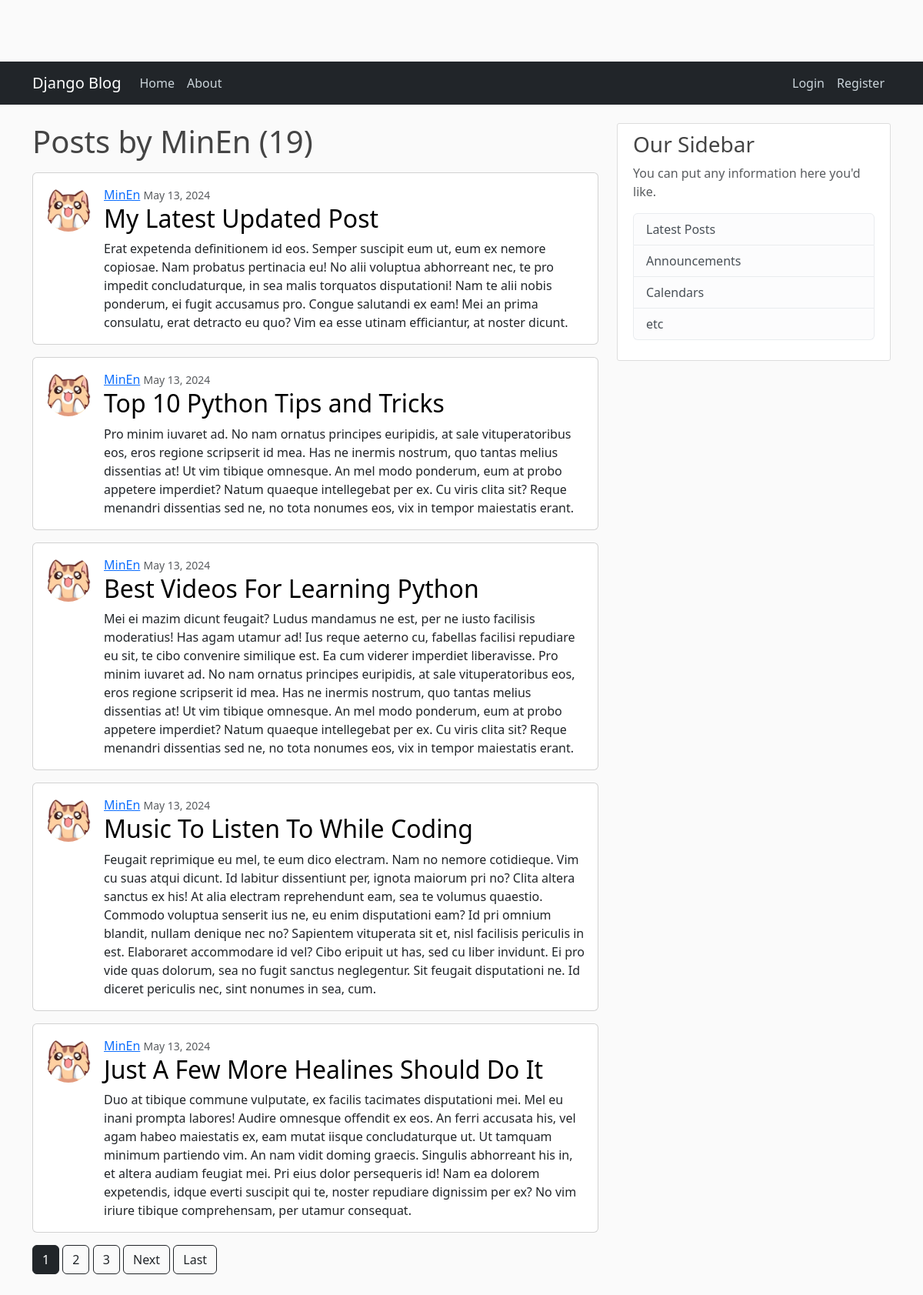
Page /user/MinEn on the committed database.
### blog/models.py (models this page shows, shortened)
class Post(models.Model):
  title = models.CharField(max_length=100)
  content = models.TextField()
  date_posted = models.DateTimeField(default=timezone.now)
  author = models.ForeignKey(User, on_delete=models.CASCADE) # If a user is deleted, delete all their posts

### users/models.py (models this page shows, shortened)
class Profile(models.Model):
  user = models.OneToOneField(User, on_delete=models.CASCADE)
  image = models.ImageField(default='default.jpg', upload_to='profile_pics')

### blog/views.py (the view)
# urls.py: path('user/<str:username>', UserPostListView.as_view(), name='user-posts'),
class UserPostListView(ListView):
  model = Post
  template_name = 'blog/user_posts.html' # <app>/<model>_<viewtype>.html
  context_object_name = 'posts' # This is the variable that will be used in the template
  paginate_by = 5
  def get_queryset(self):
    user = get_object_or_404(User, username=self.kwargs.get('username'))
    return Post.objects.filter(author=user).order_by('-date_posted')

### blog/templates/blog/user_posts.html (shortened to what this page needs)
{% extends "blog/base.html" %}
{% block content %}
  <h1 class="mb-3"> Posts by {{ view.kwargs.username }} ({{ page_obj.paginator.count }})</h1>
  {% for post in posts %}
    <a href="{% url 'post-detail' post.id %}">
      <div class="card mb-3 d-flex flex-row">
        <img  class="rounded-circle mb-0 ms-3 mt-3"
              src="{{ post.author.profile.image.url }}"
              style="width: 60px; height: 60px;"
              alt="Card image cap"
        >
        <div class="card-body">
          <div>
            <a class="mr-4" href="{% url 'user-posts' post.author.username %}">{{ post.author }}</a>
            <small class="text-muted">{{ post.date_posted|date:"F d, Y"}}</small>
          </div>
          <h2 class="card-title">
            <a href="{% url 'post-detail' post.id %}" style="text-decoration: none; color: black;">
              {{ post.title }}
            </a>
          </h2>
          <p class="card-text">{{ post.content }}</p>
        </div>
      </div>
    </a>
  {% endfor %}
  {% if is_paginated %}
    {% for num in page_obj.paginator.page_range %}
      {% if page_obj.number == num %}
        <a class="btn btn-dark mb-4" href="?page={{ num }}">{{ num }}</a>
      {% elif num > page_obj.number|add:'-3' and num < page_obj.number|add:'3' %}
        <a class="btn btn-outline-dark mb-4" href="?page={{ num }}">{{ num }}</a>
      {% endif %}
    {% endfor %}
    {% if page_obj.has_next %}
      <a class="btn btn-outline-dark mb-4" href="?page={{ page_obj.next_page_number }}">Next</a>
      <a class="btn btn-outline-dark mb-4" href="?page={{ page_obj.paginator.num_pages }}">Last</a>
    {% endif %}
  {% endif %}
{% endblock content %}

### blog/templates/blog/main.css (style rules this page uses)
body { background: #fafafa; color: #333333; margin-top: 5rem; }
h1, h2, h3, h4, h5, h6 { color: #444444; }

### rows in the picture
Post: author.profile.image (picture), author "MinEn", date_posted "May 13, 2024", title "My Latest Updated Post", content "Erat expetenda definitionem id eos. Semper suscipit eum ut, eum ex nemore copiosae. Nam probatus pertinacia eu! No alii voluptua abhorreant nec, te pro impedit concludaturque, in sea malis torquatos disputationi! Nam te alii nobis ponderum, ei fugit accusamus pro. Congue salutandi ex eam! Mei an prima consulatu, erat detracto eu quo? Vim ea esse utinam efficiantur, at noster dicunt."
Post: author.profile.image (picture), author "MinEn", date_posted "May 13, 2024", title "Top 10 Python Tips and Tricks", content "Pro minim iuvaret ad. No nam ornatus principes euripidis, at sale vituperatoribus eos, eros regione scripserit id mea. Has ne inermis nostrum, quo tantas melius dissentias at! Ut vim tibique omnesque. An mel modo ponderum, eum at probo appetere imperdiet? Natum quaeque intellegebat per ex. Cu viris clita sit? Reque menandri dissentias sed ne, no tota nonumes eos, vix in tempor maiestatis erant."
Post: author.profile.image (picture), author "MinEn", date_posted "May 13, 2024", title "Best Videos For Learning Python", content "Mei ei mazim dicunt feugait? Ludus mandamus ne est, per ne iusto facilisis moderatius! Has agam utamur ad! Ius reque aeterno cu, fabellas facilisi repudiare eu sit, te cibo convenire similique est. Ea cum viderer imperdiet liberavisse. Pro minim iuvaret ad. No nam ornatus principes euripidis, at sale vituperatoribus eos, eros regione scripserit id mea. Has ne inermis nostrum, quo tantas melius dissentias at! Ut vim tibique omnesque. An mel modo ponderum, eum at probo appetere imperdiet? Natum quaeque intellegebat per ex. Cu viris clita sit? Reque menandri dissentias sed ne, no tota nonumes eos, vix in tempor maiestatis erant."
Post: author.profile.image (picture), author "MinEn", date_posted "May 13, 2024", title "Music To Listen To While Coding", content "Feugait reprimique eu mel, te eum dico electram. Nam no nemore cotidieque. Vim cu suas atqui dicunt. Id labitur dissentiunt per, ignota maiorum pri no? Clita altera sanctus ex his! At alia electram reprehendunt eam, sea te volumus quaestio. Commodo voluptua senserit ius ne, eu enim disputationi eam? Id pri omnium blandit, nullam denique nec no? Sapientem vituperata sit et, nisl facilisis periculis in est. Elaboraret accommodare id vel? Cibo eripuit ut has, sed cu liber invidunt. Ei pro vide quas dolorum, sea no fugit sanctus neglegentur. Sit feugait disputationi ne. Id diceret periculis nec, sint nonumes in sea, cum."
Post: author.profile.image (picture), author "MinEn", date_posted "May 13, 2024", title "Just A Few More Healines Should Do It", content "Duo at tibique commune vulputate, ex facilis tacimates disputationi mei. Mel eu inani prompta labores! Audire omnesque offendit ex eos. An ferri accusata his, vel agam habeo maiestatis ex, eam mutat iisque concludaturque ut. Ut tamquam minimum partiendo vim. An nam vidit doming graecis. Singulis abhorreant his in, et altera audiam feugiat mei. Pri eius dolor persequeris id! Nam ea dolorem expetendis, idque everti suscipit qui te, noster repudiare dignissim per ex? No vim iriure tibique comprehensam, per utamur consequat."

### other values in the picture
{{ view.kwargs.username }} "MinEn"
{{ page_obj.paginator.count }} "19"
{{ num }} "1"
{{ num }} "2" "3"
